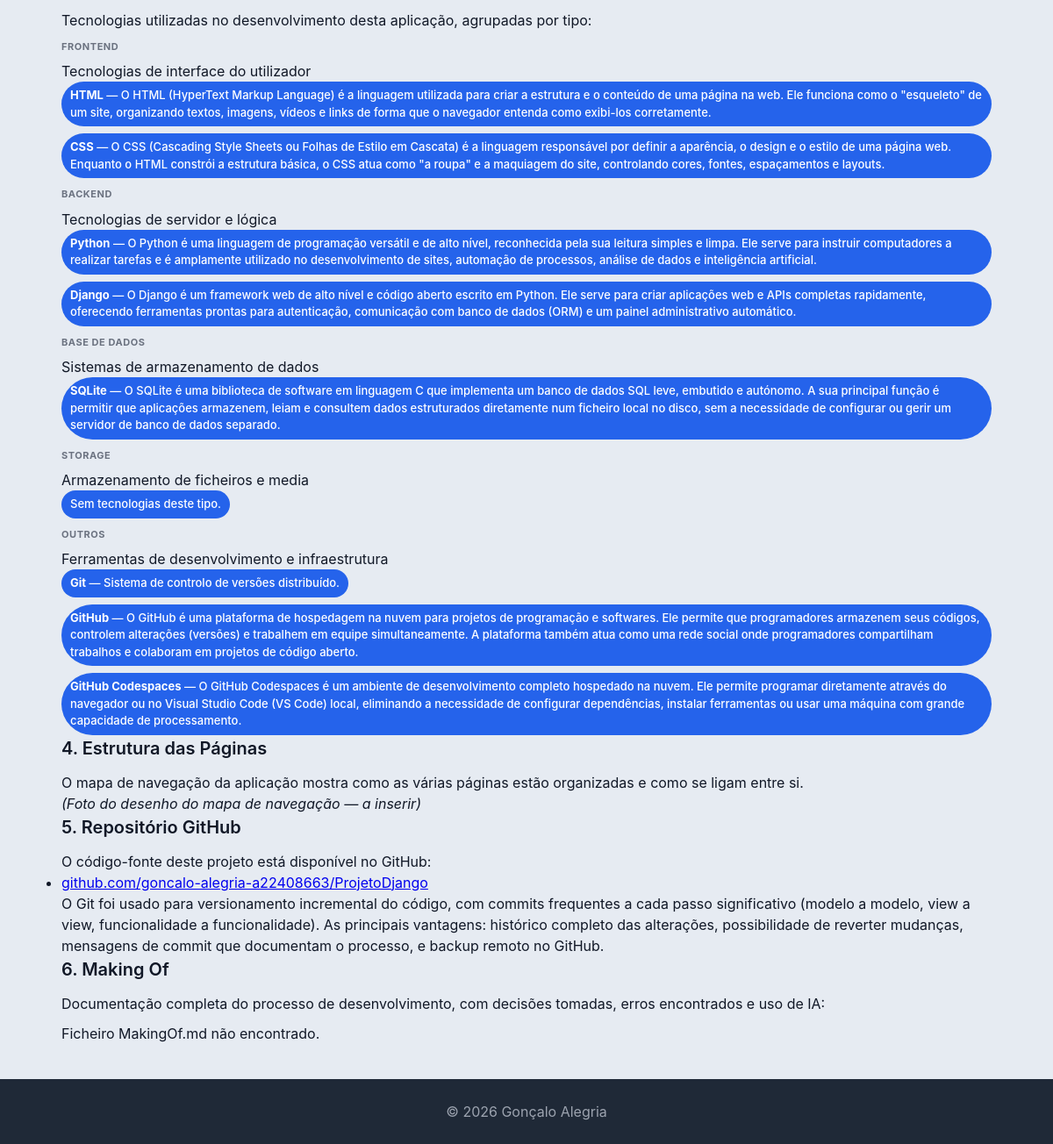
The page /portfolio/sobre/ (lower part) on the database as committed earlier.
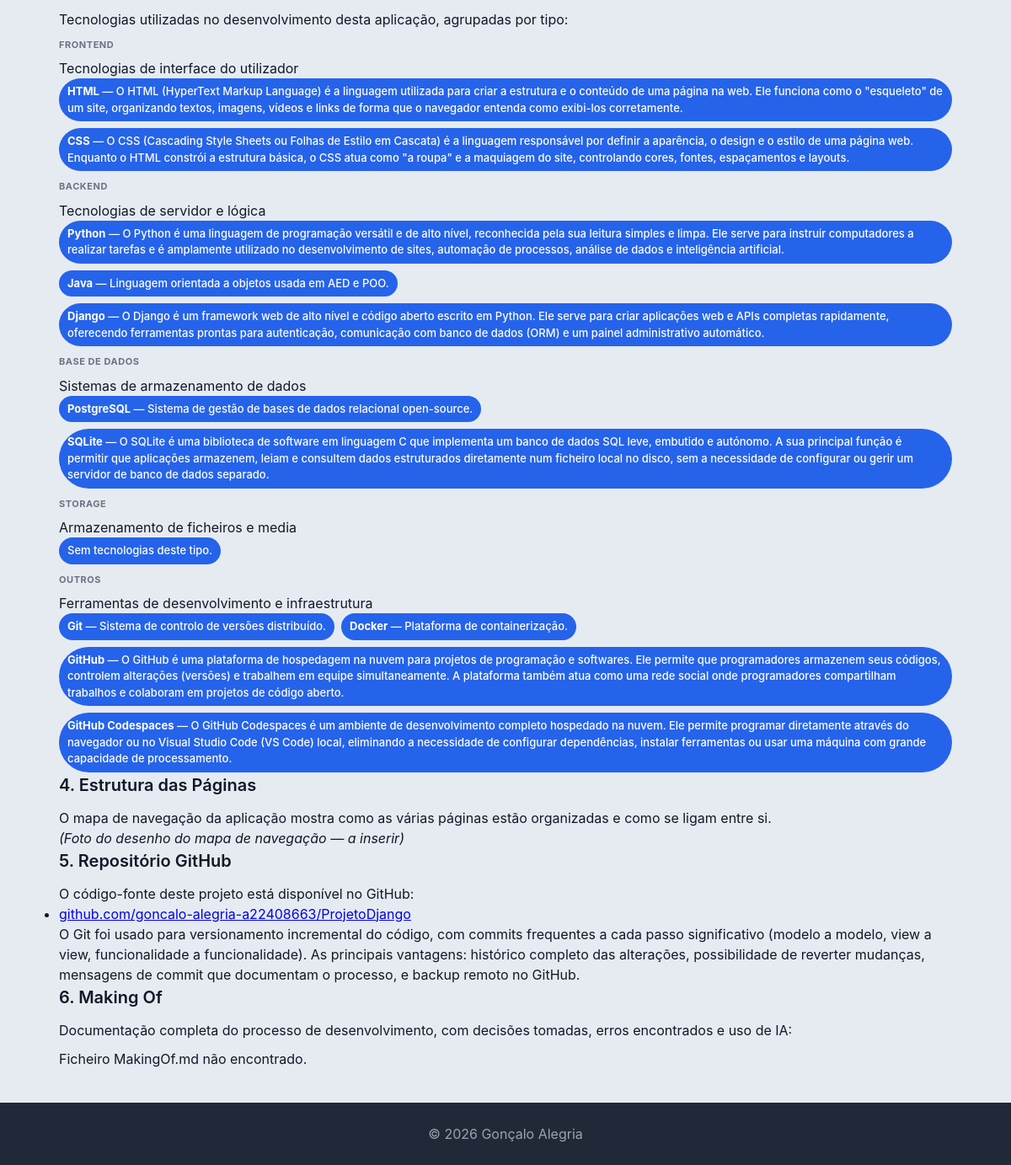
The same page on the database as committed later.
### portfolio/models.py (models this page shows, shortened)
class Tipo(models.Model):
    nome = models.CharField(max_length=100)
    descricao = models.TextField(blank=True)

class Tecnologia(models.Model):
    CATEGORIA_CHOICES = [
        ('LING', 'Linguagem'),
        ('FRAME', 'Framework'),
        ('FERR', 'Ferramenta'),
        ('BD', 'Base de Dados'),
    ]
    NIVEL_INTERESSE_CHOICES = [
        (1, '1 - Muito Baixo'),
        (2, '2 - Baixo'),
        (3, '3 - Médio'),
        (4, '4 - Alto'),
        (5, '5 - Muito Alto'),
    ]
    nome = models.CharField(max_length=100)
    categoria = models.CharField(max_length=10, choices=CATEGORIA_CHOICES)
    descricao = models.TextField()
    logo = models.ImageField(upload_to='tecnologias/', blank=True)
    link_oficial = models.URLField(blank=True)
    tipo = models.ForeignKey(Tipo, on_delete=models.SET_NULL, null=True, blank=True, related_name='tecnologias')
    nivel_interesse = models.IntegerField(choices=NIVEL_INTERESSE_CHOICES, default=3)
    aspetos_relevantes = models.TextField(blank=True)
    competencias = models.ManyToManyField(Competencia, related_name='tecnologias', blank=True)

### portfolio/views.py (the view)
# urls.py: path('sobre/', views.sobre_view, name="sobre"),
def sobre_view(request):
    tipos = Tipo.objects.prefetch_related('tecnologias').all()
    makingof_path = os.path.join(settings.BASE_DIR, 'MakingOf.md')
    try:
        with open(makingof_path, 'r', encoding='utf-8') as f:
            makingof_content = f.read()
    except FileNotFoundError:
        makingof_content = "Ficheiro MakingOf.md não encontrado."
    return render(request, 'portfolio/sobre.html', {
        'tipos': tipos,
        'makingof_content': makingof_content,
    })

### portfolio/templates/portfolio/sobre.html (shortened to what this page needs)
{% extends "portfolio/base.html" %}
{% load markdownify %}
{% block content %}
<article>
    <p>Tecnologias utilizadas no desenvolvimento desta aplicação, agrupadas por tipo:</p>
    {% for tipo in tipos %}
    <section>
        <h4>{{ tipo.nome }}</h4>
        {% if tipo.descricao %}<p>{{ tipo.descricao }}</p>{% endif %}
        <ul>
            {% for tecnologia in tipo.tecnologias.all %}
                <li><strong>{{ tecnologia.nome }}</strong>{% if tecnologia.descricao %} — {{ tecnologia.descricao }}{% endif %}</li>
            {% empty %}
                <li>Sem tecnologias deste tipo.</li>
            {% endfor %}
        </ul>
    </section>
    {% endfor %}
</article>
<article>
    <header><h3>4. Estrutura das Páginas</h3></header>
    <p>O mapa de navegação da aplicação mostra como as várias páginas estão organizadas e como se ligam entre si.</p>
    <p><em>(Foto do desenho do mapa de navegação — a inserir)</em></p>
</article>
<article>
    <header><h3>5. Repositório GitHub</h3></header>
    <p>O código-fonte deste projeto está disponível no GitHub:</p>
    <ul>
        <li><a href="https://github.com/goncalo-alegria-a22408663/ProjetoDjango" target="_blank">github.com/goncalo-alegria-a22408663/ProjetoDjango</a></li>
    </ul>
    <p>O Git foi usado para versionamento incremental do código, com commits frequentes a cada passo significativo (modelo a modelo, view a view, funcionalidade a funcionalidade). As principais vantagens: histórico completo das alterações, possibilidade de reverter mudanças, mensagens de commit que documentam o processo, e backup remoto no GitHub.</p>
</article>
<article>
    <header><h3>6. Making Of</h3></header>
    <p>Documentação completa do processo de desenvolvimento, com decisões tomadas, erros encontrados e uso de IA:</p>
    <section>
        {{ makingof_content|markdownify }}
    </section>
</article>
{% endblock %}

Rows that differ between the two databases and show on the page:
changed Tipo "Tecnologias de servidor e lógica": gains Tecnologia (nome "Java", descricao "Linguagem orientada a objetos usada em AED e POO.")
changed Tipo "Sistemas de armazenamento de dados": gains Tecnologia (nome "PostgreSQL", descricao "Sistema de gestão de bases de dados relacional open-source.")
changed Tipo "Ferramentas de desenvolvimento e infraestrutura": gains Tecnologia (nome "Docker", descricao "Plataforma de containerização.")
